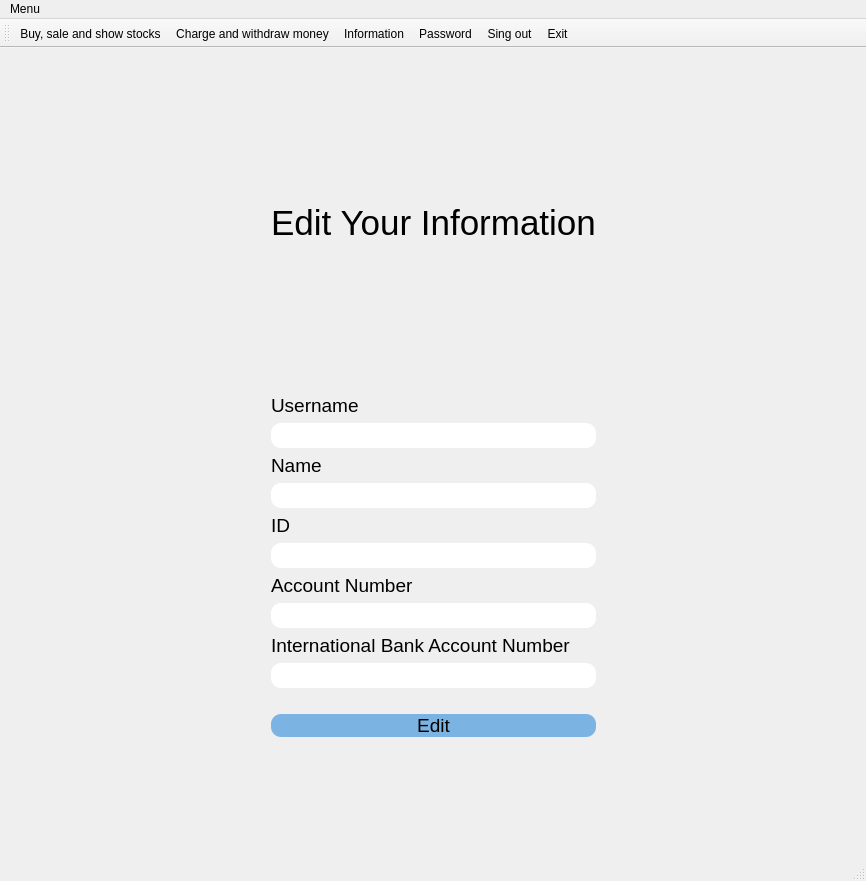
<?xml version="1.0" encoding="UTF-8"?>
<ui version="4.0">
 <class>chengeAccount</class>
 <widget class="QMainWindow" name="chengeAccount">
  <property name="geometry">
   <rect>
    <x>0</x>
    <y>0</y>
    <width>866</width>
    <height>881</height>
   </rect>
  </property>
  <property name="windowTitle">
   <string>MainWindow</string>
  </property>
  <widget class="QWidget" name="centralwidget">
   <layout class="QHBoxLayout" name="horizontalLayout">
    <item>
     <spacer name="horizontalSpacer_2">
      <property name="orientation">
       <enum>Qt::Horizontal</enum>
      </property>
      <property name="sizeHint" stdset="0">
       <size>
        <width>171</width>
        <height>20</height>
       </size>
      </property>
     </spacer>
    </item>
    <item>
     <layout class="QVBoxLayout" name="verticalLayout_6">
      <item>
       <spacer name="verticalSpacer_2">
        <property name="orientation">
         <enum>Qt::Vertical</enum>
        </property>
        <property name="sizeHint" stdset="0">
         <size>
          <width>20</width>
          <height>40</height>
         </size>
        </property>
       </spacer>
      </item>
      <item>
       <spacer name="verticalSpacer_4">
        <property name="orientation">
         <enum>Qt::Vertical</enum>
        </property>
        <property name="sizeHint" stdset="0">
         <size>
          <width>20</width>
          <height>40</height>
         </size>
        </property>
       </spacer>
      </item>
      <item>
       <widget class="QLabel" name="label_title">
        <property name="font">
         <font>
          <pointsize>26</pointsize>
         </font>
        </property>
        <property name="text">
         <string>Edit Your Information</string>
        </property>
        <property name="alignment">
         <set>Qt::AlignCenter</set>
        </property>
       </widget>
      </item>
      <item>
       <spacer name="verticalSpacer_5">
        <property name="orientation">
         <enum>Qt::Vertical</enum>
        </property>
        <property name="sizeHint" stdset="0">
         <size>
          <width>20</width>
          <height>40</height>
         </size>
        </property>
       </spacer>
      </item>
      <item>
       <spacer name="verticalSpacer">
        <property name="orientation">
         <enum>Qt::Vertical</enum>
        </property>
        <property name="sizeHint" stdset="0">
         <size>
          <width>20</width>
          <height>40</height>
         </size>
        </property>
       </spacer>
      </item>
      <item>
       <layout class="QVBoxLayout" name="verticalLayout_5">
        <item>
         <widget class="QLabel" name="label_username">
          <property name="font">
           <font>
            <pointsize>14</pointsize>
           </font>
          </property>
          <property name="text">
           <string>Username</string>
          </property>
         </widget>
        </item>
        <item>
         <widget class="QLineEdit" name="lineEdit_username">
          <property name="font">
           <font>
            <pointsize>14</pointsize>
           </font>
          </property>
          <property name="styleSheet">
           <string notr="true">border-radius:10px;
padding:20px 5px  20px 5pxl;
</string>
          </property>
         </widget>
        </item>
        <item>
         <layout class="QVBoxLayout" name="verticalLayout_7"/>
        </item>
        <item>
         <layout class="QVBoxLayout" name="verticalLayout_4">
          <item>
           <widget class="QLabel" name="label_name">
            <property name="font">
             <font>
              <pointsize>14</pointsize>
             </font>
            </property>
            <property name="text">
             <string>Name</string>
            </property>
           </widget>
          </item>
          <item>
           <widget class="QLineEdit" name="lineEdit_name">
            <property name="font">
             <font>
              <pointsize>14</pointsize>
             </font>
            </property>
            <property name="styleSheet">
             <string notr="true">border-radius:10px;
padding:20px 5px  20px 5pxl;
</string>
            </property>
           </widget>
          </item>
         </layout>
        </item>
        <item>
         <layout class="QVBoxLayout" name="verticalLayout_3">
          <item>
           <widget class="QLabel" name="label_ID">
            <property name="font">
             <font>
              <pointsize>14</pointsize>
             </font>
            </property>
            <property name="text">
             <string>ID</string>
            </property>
           </widget>
          </item>
          <item>
           <widget class="QLineEdit" name="lineEdit_ID">
            <property name="font">
             <font>
              <pointsize>14</pointsize>
             </font>
            </property>
            <property name="styleSheet">
             <string notr="true">border-radius:10px;
padding:20px 5px  20px 5pxl;
</string>
            </property>
           </widget>
          </item>
         </layout>
        </item>
        <item>
         <widget class="QLabel" name="label_account_number">
          <property name="font">
           <font>
            <pointsize>14</pointsize>
           </font>
          </property>
          <property name="text">
           <string>Account Number</string>
          </property>
         </widget>
        </item>
        <item>
         <layout class="QVBoxLayout" name="verticalLayout_2">
          <item>
           <widget class="QLineEdit" name="lineEdit_account_number">
            <property name="font">
             <font>
              <pointsize>14</pointsize>
             </font>
            </property>
            <property name="styleSheet">
             <string notr="true">border-radius:10px;
padding:20px 5px  20px 5pxl;
</string>
            </property>
           </widget>
          </item>
         </layout>
        </item>
        <item>
         <layout class="QVBoxLayout" name="verticalLayout">
          <item>
           <widget class="QLabel" name="label_IBAN">
            <property name="font">
             <font>
              <pointsize>14</pointsize>
             </font>
            </property>
            <property name="text">
             <string>International Bank Account Number</string>
            </property>
           </widget>
          </item>
          <item>
           <widget class="QLineEdit" name="lineEdit_IBAN">
            <property name="font">
             <font>
              <pointsize>14</pointsize>
             </font>
            </property>
            <property name="styleSheet">
             <string notr="true">border-radius:10px;
padding:20px 5px  20px 5pxl;
</string>
            </property>
           </widget>
          </item>
         </layout>
        </item>
        <item>
         <widget class="QPushButton" name="pushButton">
          <property name="font">
           <font>
            <pointsize>14</pointsize>
           </font>
          </property>
          <property name="styleSheet">
           <string notr="true">background-color:#7BB4E3;
border-radius:10px;
padding:20px 0 20px 0l;
margin:20px 0 0 0;</string>
          </property>
          <property name="text">
           <string>Edit</string>
          </property>
         </widget>
        </item>
        <item>
         <spacer name="verticalSpacer_6">
          <property name="orientation">
           <enum>Qt::Vertical</enum>
          </property>
          <property name="sizeHint" stdset="0">
           <size>
            <width>20</width>
            <height>40</height>
           </size>
          </property>
         </spacer>
        </item>
       </layout>
      </item>
      <item>
       <spacer name="verticalSpacer_3">
        <property name="orientation">
         <enum>Qt::Vertical</enum>
        </property>
        <property name="sizeHint" stdset="0">
         <size>
          <width>20</width>
          <height>40</height>
         </size>
        </property>
       </spacer>
      </item>
     </layout>
    </item>
    <item>
     <spacer name="horizontalSpacer">
      <property name="orientation">
       <enum>Qt::Horizontal</enum>
      </property>
      <property name="sizeHint" stdset="0">
       <size>
        <width>249</width>
        <height>20</height>
       </size>
      </property>
     </spacer>
    </item>
   </layout>
  </widget>
  <widget class="QMenuBar" name="menubar">
   <property name="geometry">
    <rect>
     <x>0</x>
     <y>0</y>
     <width>866</width>
     <height>25</height>
    </rect>
   </property>
   <widget class="QMenu" name="menuMain_Menu">
    <property name="title">
     <string>Menu</string>
    </property>
    <widget class="QMenu" name="menuCheng">
     <property name="title">
      <string>Change</string>
     </property>
     <addaction name="actionInformation"/>
     <addaction name="actionPassword"/>
    </widget>
    <addaction name="actionstock"/>
    <addaction name="actionCharge_and"/>
    <addaction name="menuCheng"/>
    <addaction name="actionSing_out"/>
    <addaction name="actionExit"/>
   </widget>
   <addaction name="menuMain_Menu"/>
  </widget>
  <widget class="QStatusBar" name="statusbar"/>
  <widget class="QToolBar" name="toolBar">
   <property name="windowTitle">
    <string>toolBar</string>
   </property>
   <attribute name="toolBarArea">
    <enum>TopToolBarArea</enum>
   </attribute>
   <attribute name="toolBarBreak">
    <bool>false</bool>
   </attribute>
   <addaction name="actionstock"/>
   <addaction name="actionCharge_and"/>
   <addaction name="actionInformation"/>
   <addaction name="actionPassword"/>
   <addaction name="actionSing_out"/>
   <addaction name="actionExit"/>
  </widget>
  <action name="actionstock">
   <property name="icon">
    <iconset resource="resource.qrc">
     <normaloff>:/icons/icons8-stocks-96.png</normaloff>:/icons/icons8-stocks-96.png</iconset>
   </property>
   <property name="text">
    <string>Buy, sale and show stocks</string>
   </property>
  </action>
  <action name="actionInformation">
   <property name="icon">
    <iconset resource="resource.qrc">
     <normaloff>:/icons/icons8-information-64.png</normaloff>:/icons/icons8-information-64.png</iconset>
   </property>
   <property name="text">
    <string>Information</string>
   </property>
   <property name="toolTip">
    <string>Change information</string>
   </property>
  </action>
  <action name="actionPassword">
   <property name="icon">
    <iconset resource="resource.qrc">
     <normaloff>:/icons/icons8-password-window-96.png</normaloff>:/icons/icons8-password-window-96.png</iconset>
   </property>
   <property name="text">
    <string>Password</string>
   </property>
   <property name="toolTip">
    <string>Change password</string>
   </property>
  </action>
  <action name="actionCharge_and">
   <property name="icon">
    <iconset resource="resource.qrc">
     <normaloff>:/icons/icons8-money-96.png</normaloff>:/icons/icons8-money-96.png</iconset>
   </property>
   <property name="text">
    <string>Charge and withdraw money</string>
   </property>
  </action>
  <action name="actionSing_out">
   <property name="icon">
    <iconset resource="resource.qrc">
     <normaloff>:/icons/icons8-logout-96.png</normaloff>:/icons/icons8-logout-96.png</iconset>
   </property>
   <property name="text">
    <string>Sing out</string>
   </property>
  </action>
  <action name="actionExit">
   <property name="icon">
    <iconset resource="resource.qrc">
     <normaloff>:/icons/icons8-close-96.png</normaloff>:/icons/icons8-close-96.png</iconset>
   </property>
   <property name="text">
    <string>Exit</string>
   </property>
  </action>
 </widget>
 <resources>
  <include location="resource.qrc"/>
 </resources>
 <connections/>
</ui>
